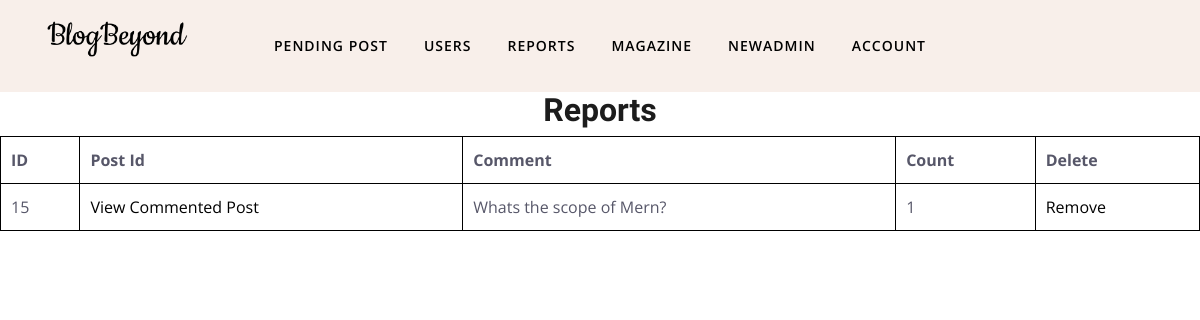
Page /reports on the committed database.
### posts/models.py (models this page shows, shortened)
class Comment(models.Model):
    id = models.AutoField(primary_key=True)
    post_id = models.ForeignKey('post', on_delete=models.CASCADE)  # ForeignKey to Post model
    user_id = models.ForeignKey('register.Profile', on_delete=models.CASCADE)  # ForeignKey to User model
    comment_description = models.TextField()  # Field for the comment description
    report_count = models.IntegerField(default=0)  # Integer field for report count, default is 0
    commented_at = models.DateTimeField(default=timezone.now)  # DateTime field for the comment date and time

### super/views.py (the view)
# urls.py: path('reports',views.reports,name='reports'),
def reports(request):
    reported_comments = Comment.objects.filter(report_count__gt=0).order_by('-report_count')
    return render(request,'reports.html',{'count':reported_comments})

### templates/reports.html (shortened to what this page needs)
{% load static %}
<!DOCTYPE html>
<html lang="en">
<head>
	<link rel="stylesheet" href={% static "plugins/bootstrap/css/bootstrap.min.css"  %}>
	<link rel="stylesheet" href={% static "plugins/themify/css/themify-icons.css" %}>
	<link rel="stylesheet" href={% static "plugins/slick-carousel/slick-theme.css" %}>
	<link rel="stylesheet" href={% static "plugins/slick-carousel/slick.css" %}>
	<link rel="stylesheet" href={% static "plugins/owl-carousel/owl.carousel.min.css"  %}>
	<link rel="stylesheet" href={% static "plugins/owl-carousel/owl.theme.default.min.css"  %}>
	<link rel="stylesheet" href={% static "plugins/magnific-popup/magnific-popup.css"  %}>
	<link rel="stylesheet" href={% static "css/style.css"  %}>
</head>
<body>
	<header class="header-top bg-grey justify-content-center">
		<div class="container">
			<div class="row align-items-center">
				<div class="col-lg-2 col-md-4 text-center d-none d-lg-block">
					<a class="navbar-brand " href={% url 'adminhome' %}>
						<img src={% static "images/blogbyond.png"  %} alt="" class="img-fluid">
					</a>
				</div>
				<div class="col-lg-8 col-md-12">
					<nav class="navbar navbar-expand-lg navigation-2 navigation">
						<div class="collapse navbar-collapse" id="navbar-collapse">
							<ul id="menu" class="menu navbar-nav mx-auto">
								<li class="nav-item"><a href={% url 'pending' %} class="nav-link">Pending Post</a></li>
								<li class="nav-item"><a href={% url 'userpending' %} class="nav-link">Users</a></li>
								<li class="nav-item"><a href={% url 'reports' %} class="nav-link">Reports</a></li>
								<li class="nav-item"><a href={% url 'magazine' %} class="nav-link">Magazine</a></li>
								<li class="nav-item"><a href={% url 'newadmin' %} class="nav-link">NewAdmin</a></li>
								<li class="nav-item dropdown">
									<a class="nav-link dropdown-toggle" href="#" id="navbarDropdown3" role="button" data-toggle="dropdown"
										aria-haspopup="true" aria-expanded="false">
										Account
									</a>
								</li>
							</ul>
						</div>
					</nav>
				</div>
			</div>
		</div>
	</header>
    <h2>Reports</h2>
    <table>
        <thead>
            <tr>
                <th>ID</th>
                <th>Post Id</th>
                <th>Comment</th>
                <th>Count</th>
                <th>Delete</th>
            </tr>
        </thead>
        <tbody>
            {% for i in count %}
            <tr>
                <td>{{ i.id }}</td>
                <td><a href={% url 'single' i.id %}>View Commented Post</a></td>
                <td>{{ i.comment_description }}</td>
                <td>{{ i.report_count }}</td>
                <td><a href={% url 'removecomment' i.id %}>Remove</a></td>
            </tr>
            {% endfor %}
        </tbody>
    </table>
</body>
</html>

### static/css/style.css (style rules this page uses)
body, p { font-family: "Open Sans", sans-serif; line-height: 26px; font-size: 16px; text-rendering: optimizeLegibility; color: #666; font-weight: 400; }
html { overflow-x: hidden; width: 100%; height: 100%; }
h1, .h1, h2, .h2, h3, .h3, h4, .h4, h5, .h5, h6, .h6 { color: #1c1c1c; font-weight: 600; font-family: "Unna", serif; }
h2, .h2 { font-size: 32px; line-height: 36px; font-weight: 700; }
body { background: #fff; color: #575769; }
html, body { height: 100%; }
a { transition: all 0.3s ease-in-out; color: #000; }
a:link, a:visited { text-decoration: none; }
.bg-grey { background: #f8efea; }
.navigation .menu { padding: 0px; }
.navigation .menu li { text-align: left; padding: 0px 10px; }
.navigation .menu li a { color: #000; display: inline-block; line-height: 26px; letter-spacing: 1px; }
.navigation .menu .dropdown-toggle::after { display: none; }
.navigation .menu .dropdown { position: relative; }
.dropdown-toggle::after { display: none; }
.navbar-nav .nav-link { transition: all 500ms ease; -moz-transition: all 500ms ease; -webkit-transition: all 500ms ease; -ms-transition: all 500ms ease; -o-transition: all 500ms ease; font-family: "Open Sans", sans-serif; text-transform: uppercase; font-size: 14px; font-weight: 600; padding: 25px 0px; }
.header-top { position: relative !important; }
.navigation-2.navigation .nav-link { padding: 25px 8px; }

### templates/reports.html (style rules this page uses)
table { width: 100%; border-collapse: collapse; padding: 10px; }
table, th, td { border: 1px solid black; }
th, td { padding: 10px; text-align: left; }
h2 { text-align:center; }

### rows in the picture
Comment: id "15", comment_description "Whats the scope of Mern?", report_count "1"
